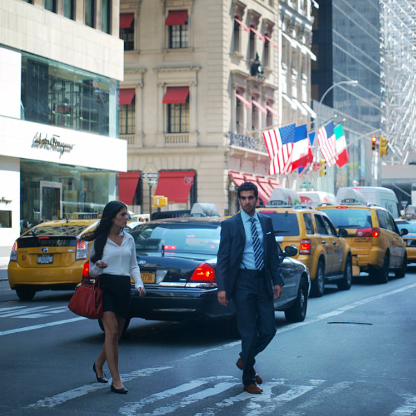
#> input picture test/data/im.png, 416 x 416 px, found by its file name
$ python cropper.py
#> lines starting #> are read from the running program, lines starting #| are printed output that depends on the picture; after the words box and inside, x2 and y2 are one past the last pixel; in counts of white or black regions, pixels touching at a corner belong together
"""Image sub area cropper

JCA
Vaico
"""

def crop_rect(im, area, weights, conditions=None):
    """Calculated sub area of a area based on the weights of each dimension
        * area -> (x1, y1, x2, y2)
         BoundBox(xmin, ymin, xmax, ymax)

        * weights for: (xi, yi, w, h)
        * Weights of initial coords (xi,yi) are regarding the bb width:
            0 -> xi
            1 -> xi+ width
        * max_dim -> (max_x,max_y) | Max dimensions of the image

    Return -> _x1, _y1, _x2, _y2
    CONDITIONS
        center_x: center x direction
        center_y: center y direction
        square_w: square to width (after weighted)
        square_h: square to height (after weighted)
    """
    conditions = [] if not conditions else conditions

    max_dim = (im.shape[1], im.shape[0])
    # All area inside max dimensions
    # 0 < area < max_dim
    x1 = max(area['xmin'],0)
    y1 = max(area['ymin'],0)
    x2 = max(area['xmax'],0)
    y2 = max(area['ymax'],0)

    x1 = min(x1,max_dim[0])
    x2 = min(x2,max_dim[0])
    y1 = min(y1,max_dim[1])
    y2 = min(y2,max_dim[1])

    w1, w2, w3, w4 = weights
    w1 = float(w1)
    w2 = float(w2)
    w3 = float(w3)
    w4 = float(w4)

    W = abs(x2-x1)
    H = abs(y2-y1)

    _x1 = x1 + w1 * W
    _y1 = y1 + w2 * H

    if "square_h" in conditions:
        H_f = H*w4
        W_f = H_f
    if "square_w" in conditions:
        W_f = W*w3
        H_f = W_f
    else:
        W_f = W*w3
        H_f = H*w4
    _x2 = _x1 + W_f
    _y2 = _y1 + H_f

    if 'center_x' in conditions:
        offset = (W_f-W)/2
        _x1 = _x1 - offset
        _x2 = _x2 - offset
    if 'center_y' in conditions:
        offset = (H_f-H)/2
        _y1 = _y1 - offset
        _y2 = _y2 - offset

    # TESTING
    # Clip negative values
    _x1 = clip(_x1)
    _x2 = clip(_x2)
    _y1 = clip(_y1)
    _y2 = clip(_y2)
    # Check if 1 is smaller than 2 otherwise swap values
    if(_x1>_x2):
        _x1,_x2 =_x2,_x1
    if(_y1>_y2):
        _y1,_y2 =_y2,_y1
    # Check if crop is out of boundaries
    _x2 = max_dim[0] if (_x2>max_dim[0]) else _x2
    _y2 = max_dim[1] if (_y2>max_dim[1]) else _y2
     # if side of the crop is 0
    if(int(_x1-_x2)==0):
        if(_x2+1 > max_dim[0]):
            _x1 = _x1-1
        else:
            _x2 = _x2+1
    if(int(_y1-_y2)==0):
        if(_y2+1 > max_dim[1]):
            _y1 = _y1-1
        else:
            _y2 = _y2+1

    im_crop = im[int(_y1): int(_y2),  int(_x1) : int(_x2)]

    return  im_crop

def clip(n):
    return n if n>0 else 0


if __name__ == "__main__":
    import cv2 as cv
    im = cv.imread('test/data/im.png')
#> im is the input picture: shape (416, 416, 3); mean B, G, R 138.2, 129.1, 116.5

    start_point = (222,181)
    end_point = (278,390)
    im = cv.rectangle(im, start_point, end_point, (255,0,0), 2)
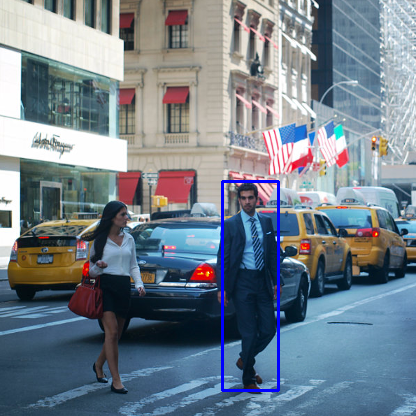
#> im: shape (416, 416, 3); 0.92% of pixels changed, all inside (x1, y1, x2, y2) = (221, 180, 280, 392)

    # Crop
    weights = (0,-0.05,1.2,1.1)
    conditions = ['center_x', 'center_y']
    area = {
        'xmin': start_point[0],
        'ymin': start_point[1],
        'xmax': end_point[0],
        'ymax': end_point[1],
    }
    print(area)
    crop = crop_rect(im, area, weights, conditions=conditions)
#> in crop_rect, `im_crop = im[int(_y1): int(_y2),  int(_x1) : int(_x2)]`:
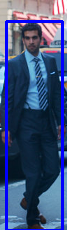
#> im_crop: shape (230, 67, 3); mean B, G, R 122.4, 79.3, 62.3


    cv.imshow('im', im)
    cv.imshow('im', crop)
    cv.waitKey(0)
    cv.destroyAllWindows()

$ run again, with test/data/marker_0.png copied over test/data/im.png
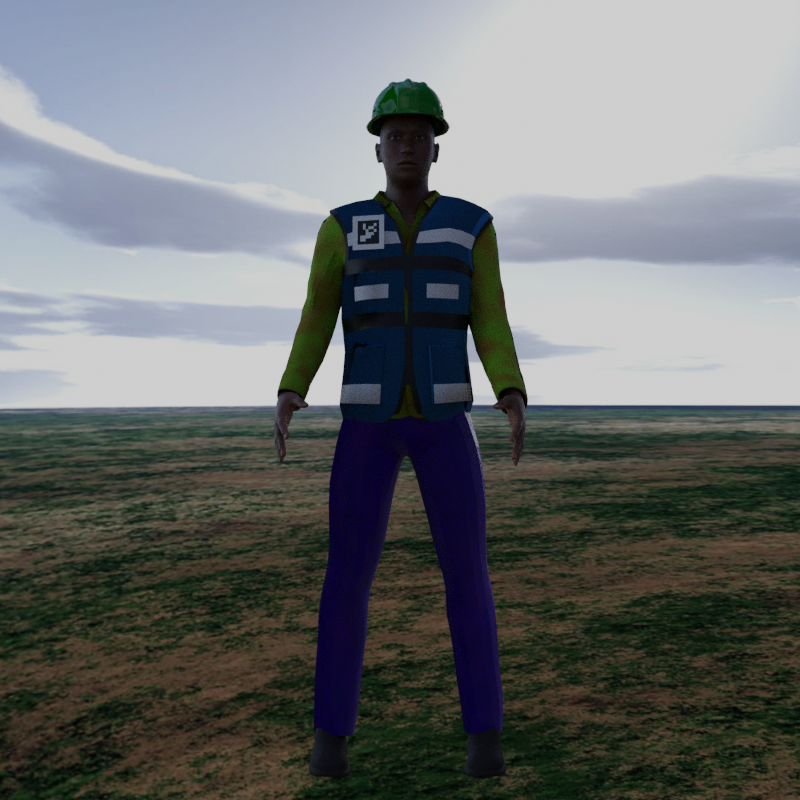
#> input picture test/data/marker_0.png, 800 x 800 px, found by its file name
#> im is the input picture: shape (800, 800, 3); mean B, G, R 108.8, 108.7, 105.3
#> `im = cv.rectangle(im, start_point, end_point, (255,0,0), 2)`:
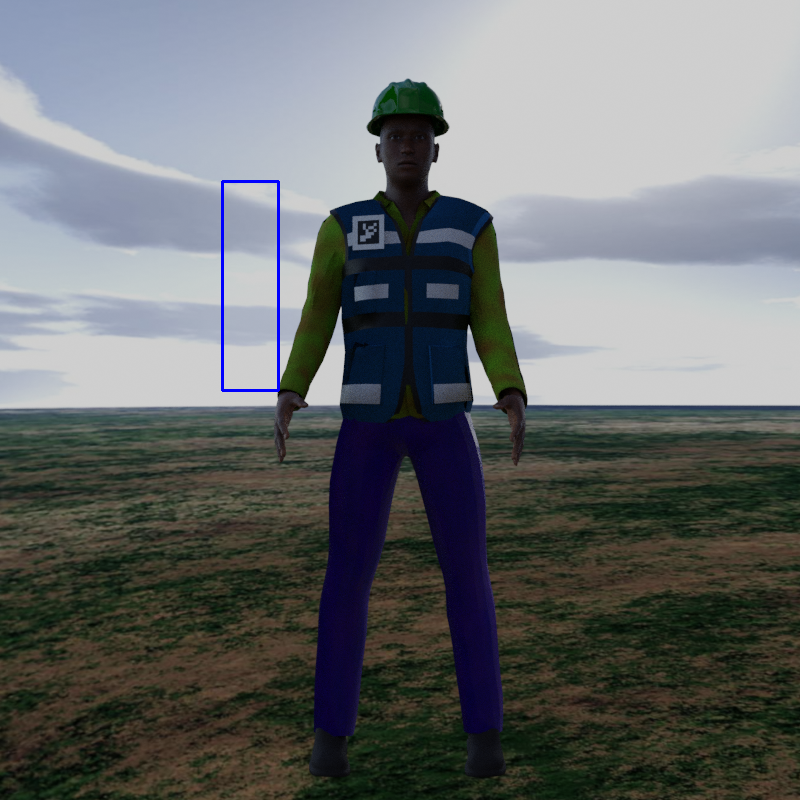
#> im: shape (800, 800, 3); 0.25% of pixels changed, all inside (x1, y1, x2, y2) = (221, 180, 280, 392)
#> in crop_rect, `im_crop = im[int(_y1): int(_y2),  int(_x1) : int(_x2)]`:
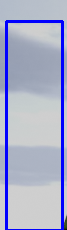
#> im_crop: shape (230, 67, 3); mean B, G, R 203.4, 171.9, 167.4

$ run again, with test/data/marker_10x10px.jpg saved as test/data/im.png
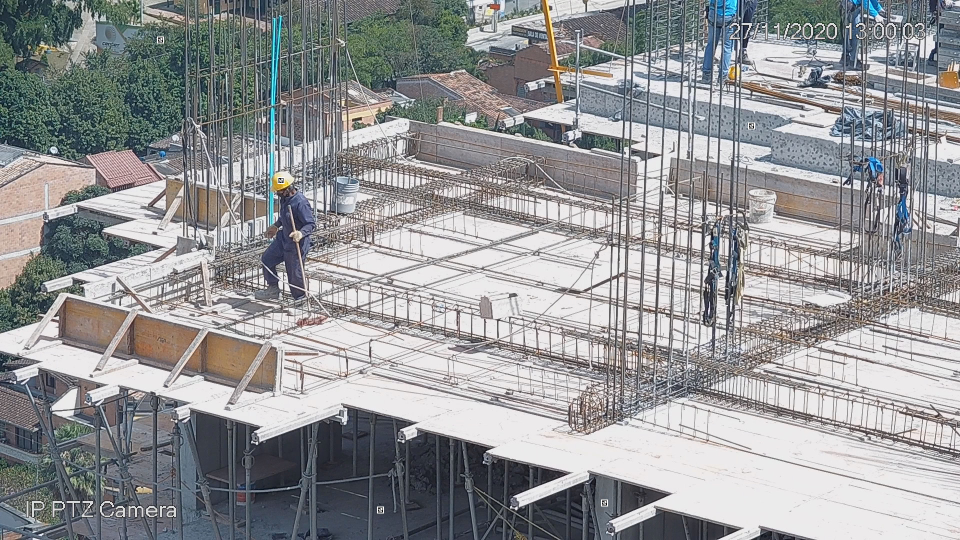
#> input picture test/data/marker_10x10px.jpg, 1920 x 1080 px, found by its file name (shown at 1/2 size)
#> im is the input picture: shape (1080, 1920, 3); mean B, G, R 150.9, 149.1, 147.9
#> `im = cv.rectangle(im, start_point, end_point, (255,0,0), 2)`:
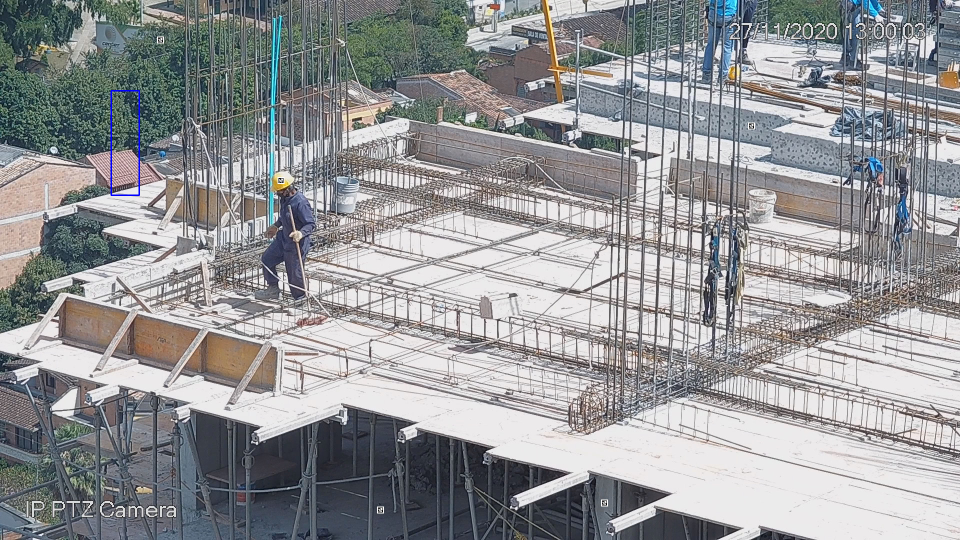
#> im: shape (1080, 1920, 3) (shown at 1/2 size); 0.08% of pixels changed, all inside (x1, y1, x2, y2) = (221, 180, 280, 392)
#> in crop_rect, `im_crop = im[int(_y1): int(_y2),  int(_x1) : int(_x2)]`:
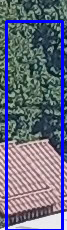
#> im_crop: shape (230, 67, 3); mean B, G, R 127.8, 106, 101.9
